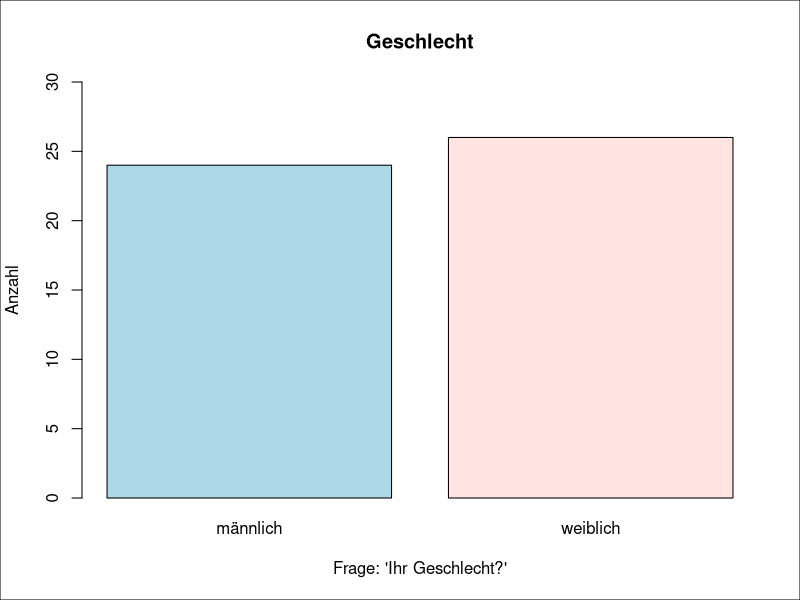

The R script that drew this image:
## ---- chunk 1
knitr::opts_chunk$set(echo = TRUE)
## ---- chunk 2
# Einlesen der Daten
fragebogen <- read.csv("./fragebogen_old.csv")
# Ausgabe der ersten 5 Zeilen
library(knitr)
kable(fragebogen[1:5, ], caption = "A knitr kable.")
## ---- chunk 3
na_count <- sapply(fragebogen, function(y) sum(is.na(y)))
kable(na_count, format = "latex", digits = 2, longtable = TRUE)
## ---- chunk 4
# Summe aller NA im Datensatz
sum(is.na(fragebogen))
## ---- chunk 5
# Einlesen der Spalte "Sex"
sex_count <- table(fragebogen$sex)
# Zuweisen von lesbaren Labels zu den Werten der Spalte
rownames(sex_count) <- c("männlich", "weiblich")
# Balkendiagramm erzeugen
barplot(sex_count, main="Geschlecht", ylim=c(0,30), xlab="Frage: 'Ihr Geschlecht?'", ylab="Anzahl", col = c("lightblue", "mistyrose"))
box(which="figure", lty="solid", col="black")
